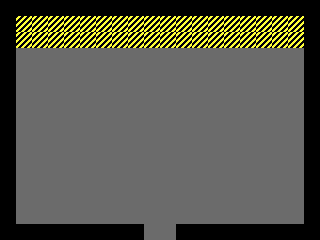

This game map was drawn from its Tiled (.tmx) file and the tilesets committed beside it. A one-line description and the full map source follow:
An orthogonal 20x15 tile map with 16x16 px tiles, 1 tile layer (Gbox) and 1 object.

<map version="1.10" tiledversion="1.11.0" orientation="orthogonal" renderorder="right-down" width="20" height="15" tilewidth="16" tileheight="16" infinite="0" nextlayerid="3" nextobjectid="2">
 <tileset firstgid="1" source="../../Placeholder/tileset/Debug.tsx" />
 <layer id="1" name="Gbox" width="20" height="15">
  <properties>
   <property name="unity:SortingLayer" value="Background" />
  </properties>
  <data encoding="csv">
0,0,0,0,0,0,0,0,0,0,0,0,0,0,0,0,0,0,0,0,
0,5,5,5,5,5,5,5,5,5,5,5,5,5,5,5,5,5,5,0,
0,5,5,5,5,5,5,5,5,5,5,5,5,5,5,5,5,5,5,0,
0,3,3,3,3,3,3,3,3,3,3,3,3,3,3,3,3,3,3,0,
0,3,3,3,3,3,3,3,3,3,3,3,3,3,3,3,3,3,3,0,
0,3,3,3,3,3,3,3,3,3,3,3,3,3,3,3,3,3,3,0,
0,3,3,3,3,3,3,3,3,3,3,3,3,3,3,3,3,3,3,0,
0,3,3,3,3,3,3,3,3,3,3,3,3,3,3,3,3,3,3,0,
0,3,3,3,3,3,3,3,3,3,3,3,3,3,3,3,3,3,3,0,
0,3,3,3,3,3,3,3,3,3,3,3,3,3,3,3,3,3,3,0,
0,3,3,3,3,3,3,3,3,3,3,3,3,3,3,3,3,3,3,0,
0,3,3,3,3,3,3,3,3,3,3,3,3,3,3,3,3,3,3,0,
0,3,3,3,3,3,3,3,3,3,3,3,3,3,3,3,3,3,3,0,
0,3,3,3,3,3,3,3,3,3,3,3,3,3,3,3,3,3,3,0,
0,0,0,0,0,0,0,0,0,3,3,0,0,0,0,0,0,0,0,0
</data>
 </layer>
 <objectgroup id="2" name="GboxCollisions">
  <object id="1" x="144" y="224">
   <polygon points="0,0 0,16 -144,16 -144,-192 176,-192 176,16 32,16 32,0 160,0 160,-176 -128,-176 -128,0" />
  </object>
 </objectgroup>
</map>
